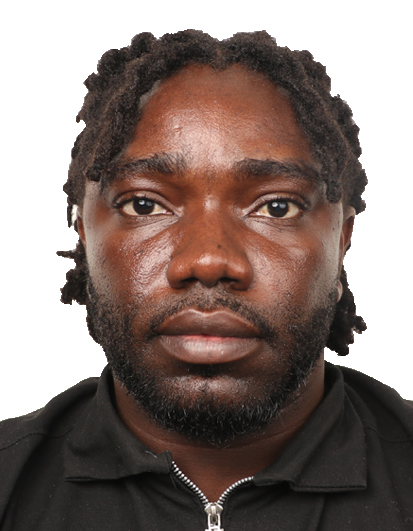
#> input picture media/passport.jpg, 413 x 531 px
$ python splitmerge.py
#> lines starting #> are read from the running program, lines starting #| are printed output that depends on the picture
import cv2 as cv
import numpy as np
import matplotlib.pyplot as plt

img = cv.imread('../media/passport.jpg')
#> img is the input picture: shape (531, 413, 3); mean B, G, R 116.3, 121.7, 136.6

b,g,r = cv.split(img)
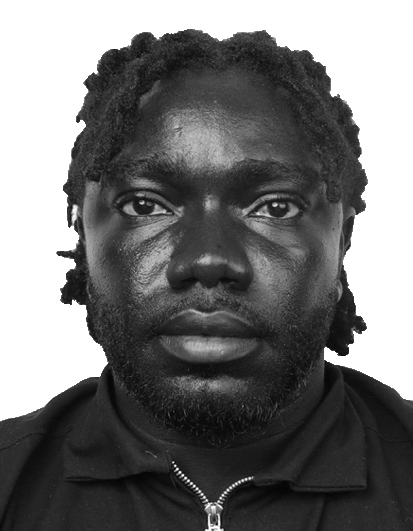
#> b: shape (531, 413); min 2, max 255, mean 116.3
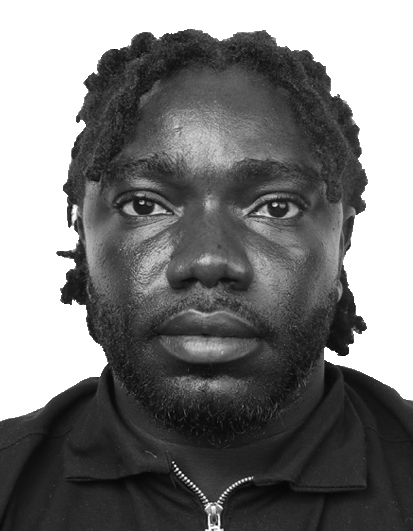
#> g: shape (531, 413); min 4, max 255, mean 121.7
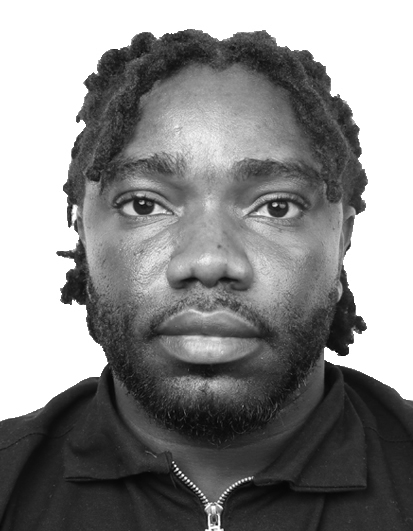
#> r: shape (531, 413); min 4, max 255, mean 136.6

cv.imshow('Blue', b)
cv.imshow('Green', g)
cv.imshow('Red', r)

# [11 lines of commented-out code are left out]
merged = cv.merge([b, g, r])
cv.imshow('Merged', merged)

# merge the channels with a different color
merged = cv.merge([r, g, b])
cv.imshow('Merged with different color', merged)

blank = np.zeros(img.shape[:2], dtype='uint8')
blue = cv.merge([b, blank, blank])
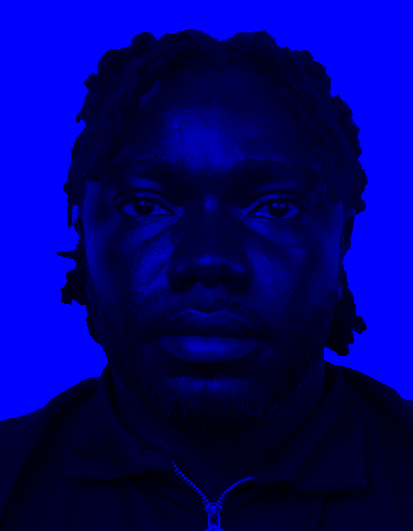
#> blue: shape (531, 413, 3); mean of channels 0, 1, 2 116.3, 0, 0; drawn as B, G, R
green = cv.merge([blank, g, blank])
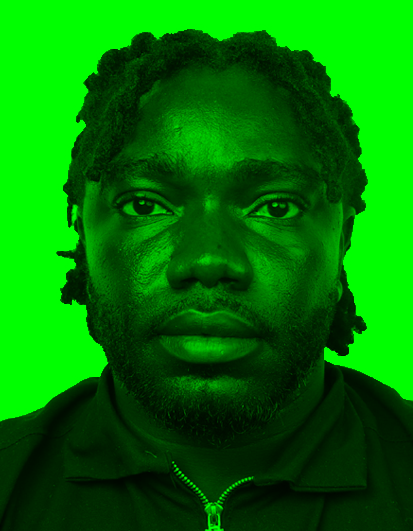
#> green: shape (531, 413, 3); mean of channels 0, 1, 2 0, 121.7, 0; drawn as B, G, R
red = cv.merge([blank, blank, r])
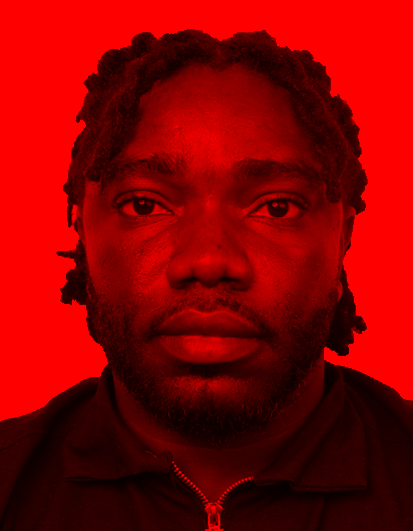
#> red: shape (531, 413, 3); mean of channels 0, 1, 2 0, 0, 136.6; drawn as B, G, R

cv.imshow('Blue', blue)
cv.imshow('Green', green)
cv.imshow('Red', red)

cv.waitKey(0)

$ run again, with media/la_familia.jpeg copied over media/passport.jpg
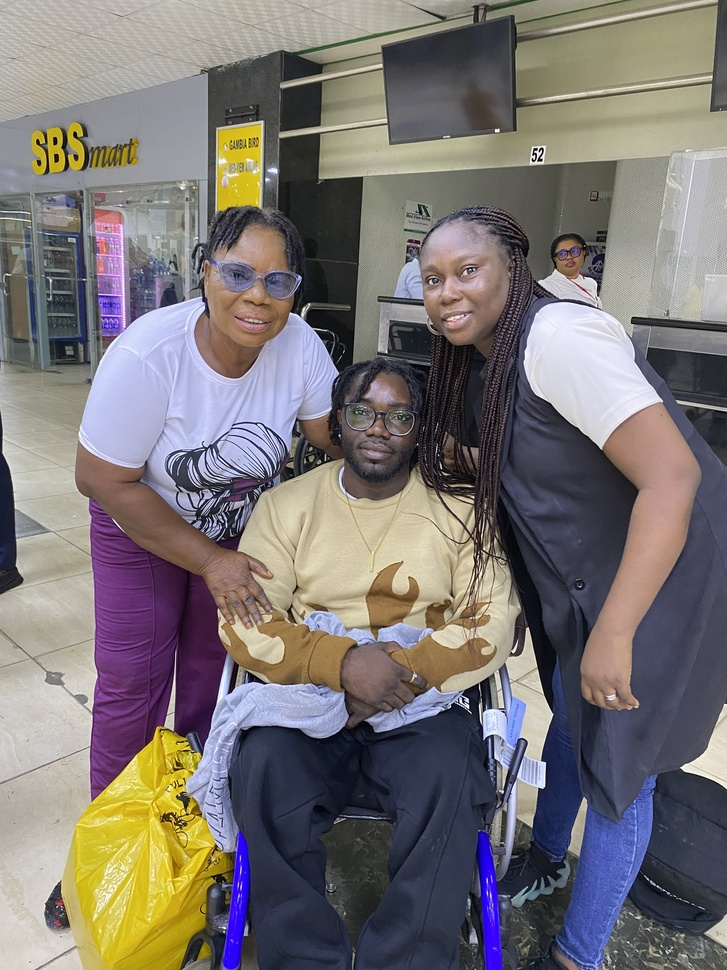
#> input picture media/la_familia.jpeg, 727 x 970 px, shrunk from 1536 x 2048 before the run
#> img is the input picture: shape (970, 727, 3); mean B, G, R 116, 116.8, 122.5
#> `green = cv.merge([blank, g, blank])`:
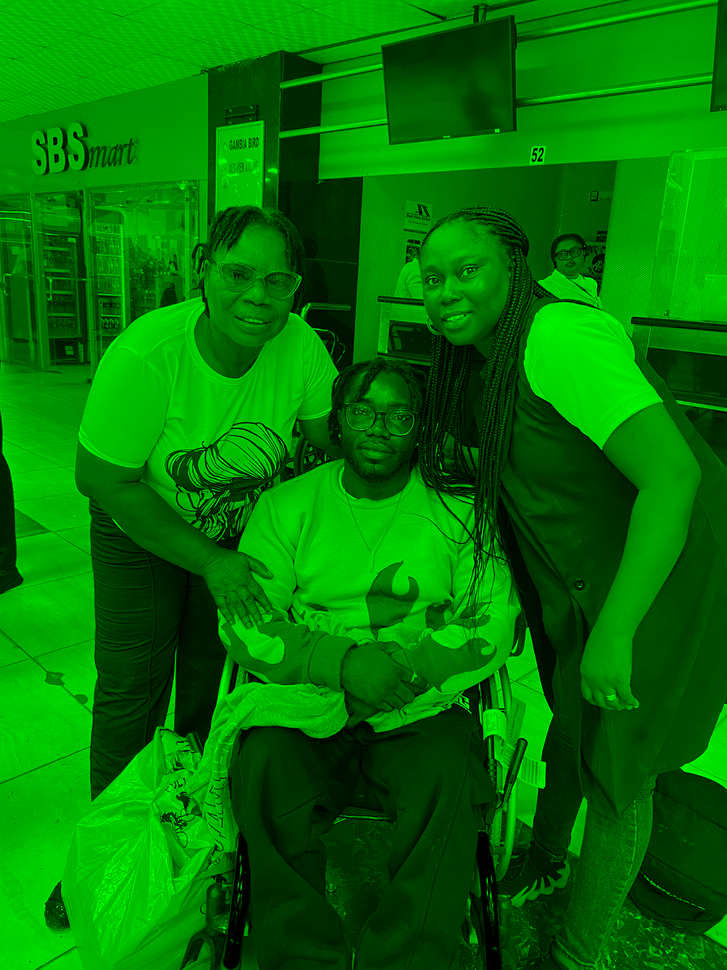
#> green: shape (970, 727, 3); mean of channels 0, 1, 2 0, 116.8, 0; drawn as B, G, R
#> `red = cv.merge([blank, blank, r])`:
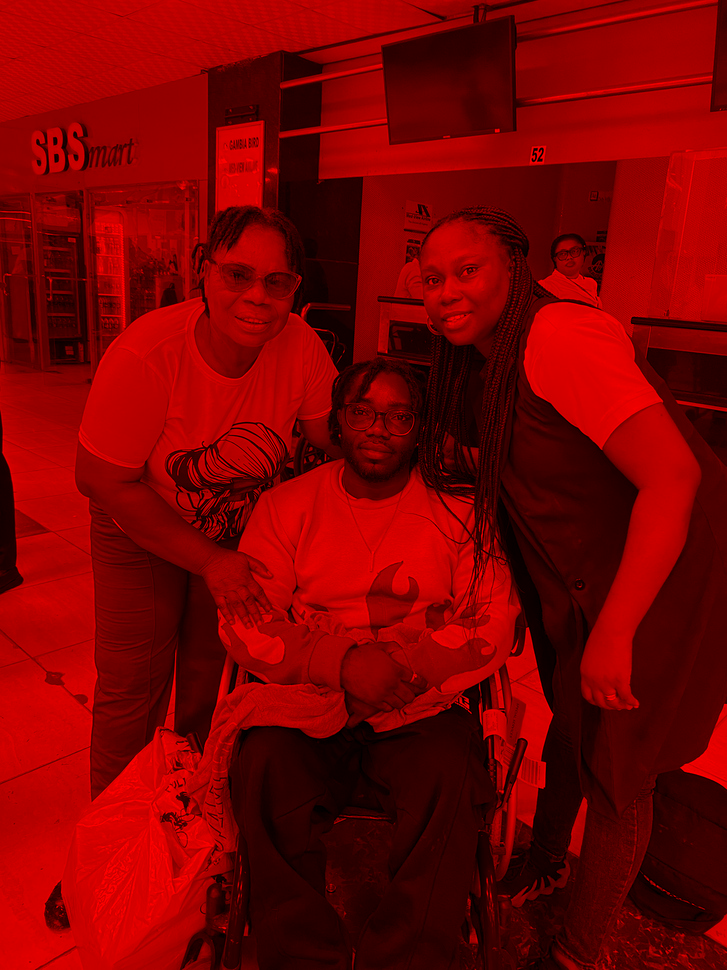
#> red: shape (970, 727, 3); mean of channels 0, 1, 2 0, 0, 122.5; drawn as B, G, R
